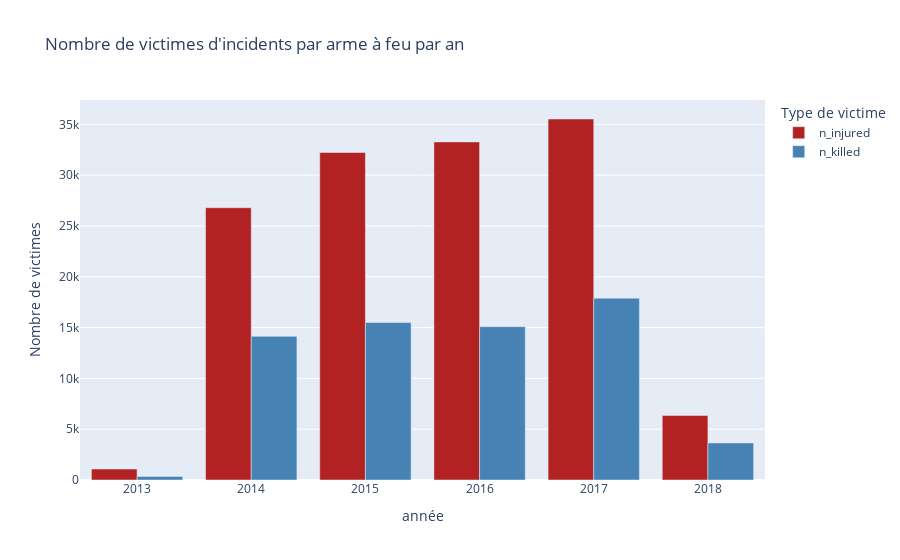

The cell this chart's notebook holds for it:
### Code cell
grouped_data = base_totale.groupby(base_totale['date'].dt.year).agg({
    'n_injured': 'sum',
    'n_killed': 'sum'
}).reset_index()

fig1 = px.bar(
    grouped_data,
    x=grouped_data['date'],
    y=['n_injured', 'n_killed'],
    labels={"date": "année", "value": "Nombre de victimes", "variable": "Type de victime"},
    title="Nombre de victimes d'incidents par arme à feu par an",
    color_discrete_map={"n_injured": "firebrick", "n_killed": "steelblue"},
)

fig1.update_layout(barmode='group')  # Display bars side by side

fig1.show()

### Figure 1 — Plotly figure (JSON) as saved in the notebook; plotly's stock layout.template omitted (floating-point values rounded to 4 significant figures)
{"data": [{"alignmentgroup": "True", "hovertemplate": "Type de victime=n_injured<br>année=%{x}<br>Nombre de victimes=%{y}<extra></extra>", "legendgroup": "n_injured", "marker": {"color": "firebrick", "pattern": {"shape": ""}}, "name": "n_injured", "offsetgroup": "n_injured", "orientation": "v", "showlegend": true, "textposition": "auto", "type": "bar", "x": [2013, 2014, 2015, 2016, 2017, 2018], "xaxis": "x", "y": [1078, 26799, 32232, 33272, 35529, 6349], "yaxis": "y"}, {"alignmentgroup": "True", "hovertemplate": "Type de victime=n_killed<br>année=%{x}<br>Nombre de victimes=%{y}<extra></extra>", "legendgroup": "n_killed", "marker": {"color": "steelblue", "pattern": {"shape": ""}}, "name": "n_killed", "offsetgroup": "n_killed", "orientation": "v", "showlegend": true, "textposition": "auto", "type": "bar", "x": [2013, 2014, 2015, 2016, 2017, 2018], "xaxis": "x", "y": [345, 14138, 15494, 15090, 17893, 3645], "yaxis": "y"}], "layout": {"barmode": "group", "legend": {"title": {"text": "Type de victime"}, "tracegroupgap": 0}, "title": {"text": "Nombre de victimes d'incidents par arme à feu par an"}, "xaxis": {"anchor": "y", "domain": [0, 1], "title": {"text": "année"}}, "yaxis": {"anchor": "x", "domain": [0, 1], "title": {"text": "Nombre de victimes"}}}}
